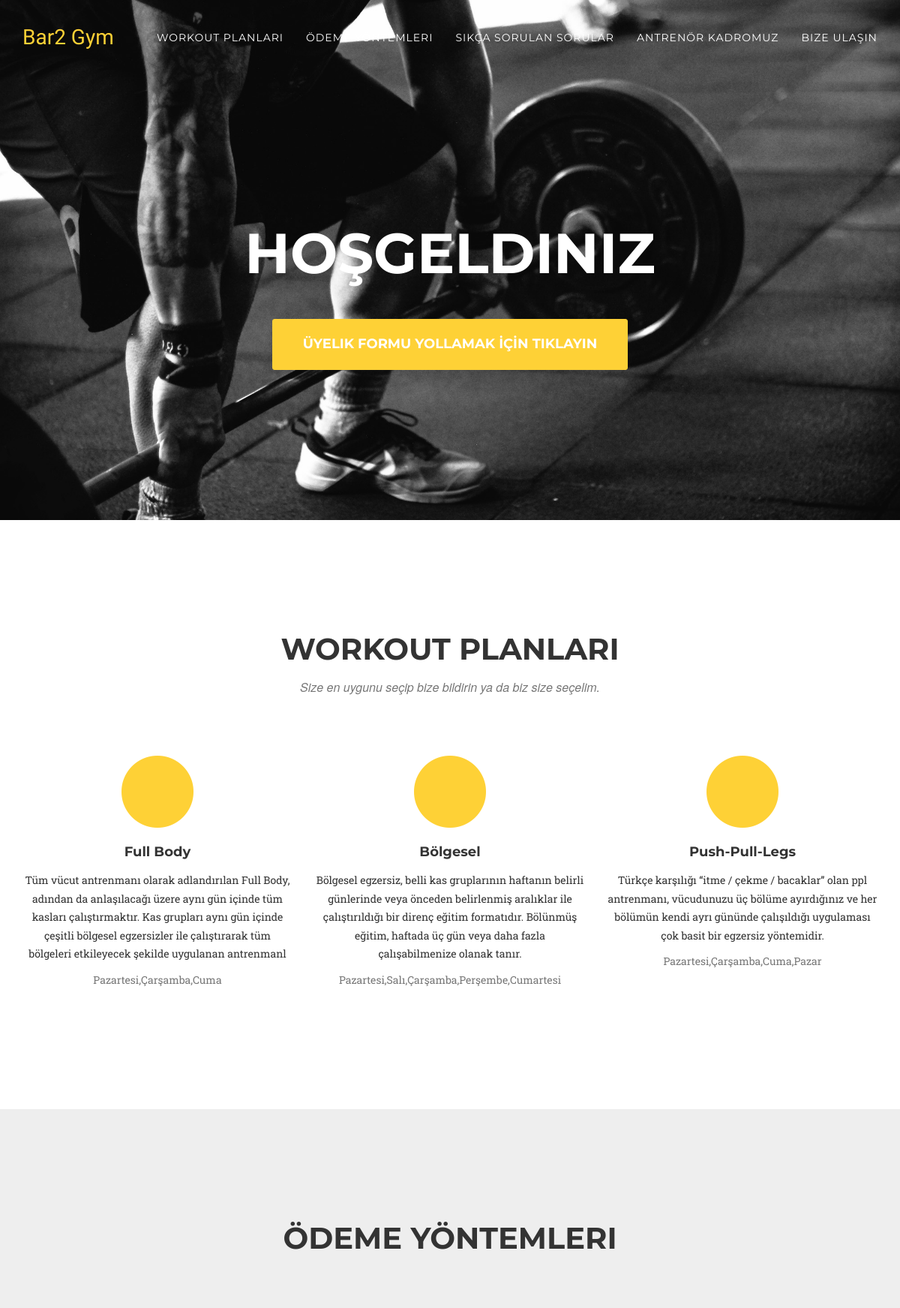
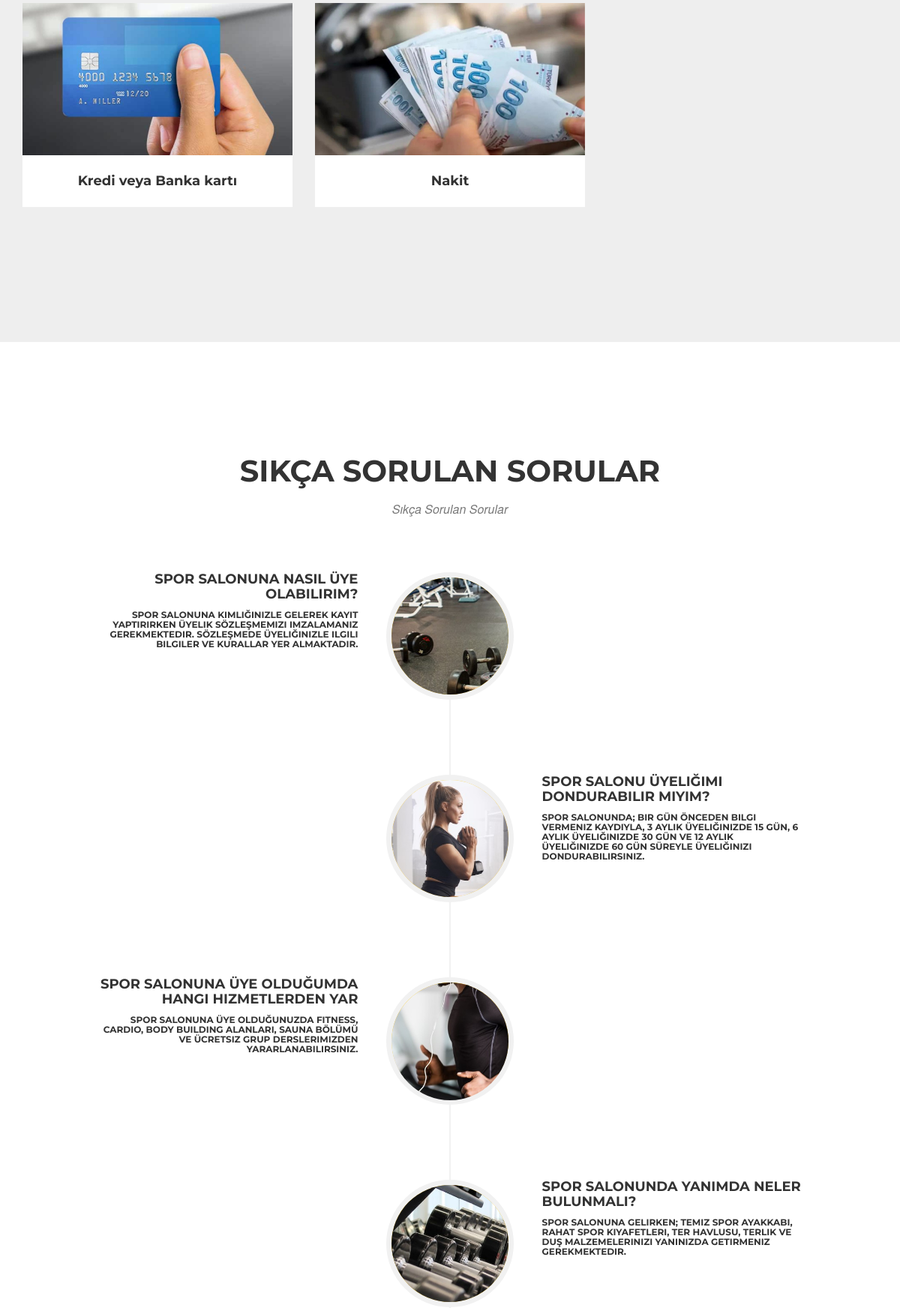
The page / (upper part) on the database its author committed (2 pictures, top to bottom).
### tables this page shows
CREATE TABLE `workout` (
  `workout_id` int(11) NOT NULL,
  `workout_name` varchar(30) NOT NULL,
  `workout_plan` varchar(255) DEFAULT NULL,
  `workout_days` varchar(50) DEFAULT NULL
);

CREATE TABLE `faq` (
  `faq_id` int(11) NOT NULL,
  `faq_title` varchar(50) NOT NULL,
  `faq_description` varchar(255) DEFAULT NULL
);

### index.php (the view, shortened to what this page needs)
<!DOCTYPE html>
<?php
include('baglan.php');
?>
<html lang="en">
<head>
    <link href="vendor/bootstrap/css/bootstrap.min.css" rel="stylesheet">
    <link href="vendor/font-awesome/css/font-awesome.min.css" rel="stylesheet" type="text/css">
    <link href="css/agency.min.css" rel="stylesheet">
</head>
<body id="page-top" class="index">
    <nav id="mainNav" class="navbar navbar-default navbar-custom navbar-fixed-top">
        <div class="container">
            <div class="navbar-header page-scroll">
                <a class="navbar-brand page-scroll" href="#page-top">Bar2 Gym</a>
            </div>
            <div class="collapse navbar-collapse" id="bs-example-navbar-collapse-1">
                <ul class="nav navbar-nav navbar-right">
                    <li>
                        <a class="page-scroll" href="#services">Workout Planları</a>
                    </li>
                    <li>
                        <a class="page-scroll" href="#portfolio">Ödeme Yöntemleri</a>
                    </li>
                    <li>
                        <a class="page-scroll" href="#about">Sıkça Sorulan Sorular</a>
                    </li>
                    <li>
                        <a class="page-scroll" href="#team">Antrenör Kadromuz</a>
                    </li>
                    <li>
                        <a class="page-scroll" href="#contact">Bize Ulaşın</a>
                    </li>
                </ul>
            </div>
        </div>
    </nav>
    <header>
        <div class="container">
            <div class="intro-text">
                <div class="intro-heading">Hoşgeldiniz</div>
                <a href="./uye.php" class="page-scroll btn btn-xl">Üyelik Formu Yollamak İçİn Tıklayın</a>
            </div>
        </div>
    </header>
    <section id="services">
        <div class="container">
            <div class="row">
                <div class="col-lg-12 text-center">
                    <h2 class="section-heading">Workout Planları</h2>
                    <h3 class="section-subheading text-muted">Size en uygunu seçip bize bildirin ya da biz size seçelim.</h3>
                </div>
            </div>
            <div class="row text-center">
                <div class="col-md-4">
                    <span class="fa-stack fa-4x">
                        <i class="fa fa-circle fa-stack-2x text-primary"></i>
                    </span>
                    <?php
                                    $sec = "SELECT * FROM workout where workout_id=1";
                                    $sonuc = $conn->query($sec);
                                    if($sonuc->num_rows>0)
                                    {
                                        while ($cek=$sonuc->fetch_assoc()) {
                                            echo "
                                            <h4 class='service-heading'>".$cek['workout_name']."</h4>
                                            <p>".$cek['workout_plan']."</p>
                                            <p class='text-muted'>".$cek['workout_days']."</p>
                                            ";
                                        }
                                    }
                                    else
                                    {
                                        echo "Veritabanında kayıtlı hiçbir veri bulunamamıştır.";
                                    }
                                ?>
                </div>
                <div class="col-md-4">
                    <span class="fa-stack fa-4x">
                        <i class="fa fa-circle fa-stack-2x text-primary"></i>
                    </span>
                    <?php
                                    $sec = "SELECT * FROM workout where workout_id=2";
                                    $sonuc = $conn->query($sec);
                                    if($sonuc->num_rows>0)
                                    {
                                        while ($cek=$sonuc->fetch_assoc()) {
                                            echo "
                                            <h4 class='service-heading'>".$cek['workout_name']."</h4>
                                            <p>".$cek['workout_plan']."</p>
                                            <p class='text-muted'>".$cek['workout_days']."</p>
                                            ";
                                        }
                                    }
                                    else
                                    {
                                        echo "Veritabanında kayıtlı hiçbir veri bulunamamıştır.";
                                    }
                                ?>
                </div>
                <div class="col-md-4">
                    <span class="fa-stack fa-4x">
                        <i class="fa fa-circle fa-stack-2x text-primary"></i>
                    </span>
                    <?php
                                    $sec = "SELECT * FROM workout where workout_id=3";
                                    $sonuc = $conn->query($sec);
                                    if($sonuc->num_rows>0)
                                    {
                                        while ($cek=$sonuc->fetch_assoc()) {
                                            echo "
                                            <h4 class='service-heading'>".$cek['workout_name']."</h4>
                                            <p>".$cek['workout_plan']."</p>
                                            <p class='text-muted'>".$cek['workout_days']."</p>
                                            ";
                                        }
                                    }
                                    else
                                    {
                                        echo "Veritabanında kayıtlı hiçbir veri bulunamamıştır.";
                                    }
                                ?>
                </div>
            </div>
        </div>
    </section>
    <section id="portfolio" class="bg-light-gray">
        <div class="container">
            <div class="row">
                <div class="col-lg-12 text-center">
                    <h2 class="section-heading">Ödeme Yöntemleri</h2>
                </div>
            </div>
            <div class="row">
                <div class="col-md-4 col-sm-6 portfolio-item">
                    <a href="#portfolioModal1" class="portfolio-link" data-toggle="modal">
                        <img src="img/portfolio/cc.jpg" class="img-responsive" alt="">
                    </a>
                    <div class="portfolio-caption">
                        <h4>Kredi veya Banka kartı</h4>
                    </div>
                </div>
                <div class="col-md-4 col-sm-6 portfolio-item">
                    <a href="#portfolioModal2" class="portfolio-link" data-toggle="modal">
                        <img src="img/portfolio/nakit.jpg" class="img-responsive" alt="">
                    </a>
                    <div class="portfolio-caption">
                        <h4>Nakit</h4>
                    </div>
                </div>
            </div>
        </div>
    </section>
    <section id="about">
        <div class="container">
            <div class="row">
                <div class="col-lg-12 text-center">
                    <h2 class="section-heading">Sıkça Sorulan Sorular</h2>
                    <h3 class="section-subheading text-muted">Sıkça Sorulan Sorular</h3>
                </div>
            </div>
            <div class="row">
                <div class="col-lg-12">
                    <ul class="timeline">
                        <li>
                            <div class="timeline-image">
                                <img class="img-circle img-responsive" src="img/about/gymphoto55.jpg" alt="">
                            </div>
                            <div class="timeline-panel">
                                <div class="timeline-heading">
                                <?php
                                    $sec = "SELECT * FROM faq where faq_id=0";
                                    $sonuc = $conn->query($sec);
                                    if($sonuc->num_rows>0)
                                    {
                                        while ($cek=$sonuc->fetch_assoc()) {
                                            echo "
                                            <h4>".$cek['faq_title']."</h4>
                                            <h6>".$cek['faq_description']."</h6>
                                            ";
                                        }
                                    }
                                    else
                                    {
                                        echo "Veritabanında kayıtlı hiçbir veri bulunamamıştır.";
                                    }
                                ?>
                                </div>
                            </div>
                        </li>
                        <li class="timeline-inverted">
                            <div class="timeline-image">
                                <img class="img-circle img-responsive" src="img/about/gymphoto44.jpg" alt="">
                            </div>
                            <div class="timeline-panel">
                                <div class="timeline-heading">
                                <?php
                                    $sec = "SELECT * FROM faq where faq_id=1";
                                    $sonuc = $conn->query($sec);
                                    if($sonuc->num_rows>0)
                                    {
                                        while ($cek=$sonuc->fetch_assoc()) {
                                            echo "
                                            <h4>".$cek['faq_title']."</h4>
                                            <h6>".$cek['faq_description']."</h6>
                                            ";
                                        }
                                    }
                                    else
                                    {
                                        echo "Veritabanında kayıtlı hiçbir veri bulunamamıştır.";
                                    }
                                ?>
                                </div>
                            </div>
                        </li>
                        <li>
                            <div class="timeline-image">
                                <img class="img-circle img-responsive" src="img/about/gymphoto33.jpg" alt="">
                            </div>
                            <div class="timeline-panel">
                                <div class="timeline-heading">
                                <?php
                                    $sec = "SELECT * FROM faq where faq_id=2";
                                    $sonuc = $conn->query($sec);
                                    if($sonuc->num_rows>0)
                                    {
                                        while ($cek=$sonuc->fetch_assoc()) {
                                            echo "
                                            <h4>".$cek['faq_title']."</h4>
                                            <h6>".$cek['faq_description']."</h6>
                                            ";
                                        }
                                    }
                                    else
                                    {
                                        echo "Veritabanında kayıtlı hiçbir veri bulunamamıştır.";
                                    }
                                ?>
                                </div>
                            </div>
                        </li>
                        <li class="timeline-inverted">
                            <div class="timeline-image">
                                <img class="img-circle img-responsive" src="img/about/gymphoto2.jpg" alt="">
                            </div>
                            <div class="timeline-panel">
                                <div class="timeline-heading">
                                <?php
                                    $sec = "SELECT * FROM faq where faq_id=3";
                                    $sonuc = $conn->query($sec);
                                    if($sonuc->num_rows>0)
                                    {
                                        while ($cek=$sonuc->fetch_assoc()) {
                                            echo "
                                            <h4>".$cek['faq_title']."</h4>
                                            <h6>".$cek['faq_description']."</h6>
                                            ";
                                        }
                                    }
                                    else
                                    {
                                        echo "Veritabanında kayıtlı hiçbir veri bulunamamıştır.";
                                    }
                                ?>
                                </div>
                            </div>
                        </li>
                    </ul>
                </div>
            </div>
        </div>
    </section>
</body>
</html>

### rows shown on the page
workout: workout_name "Full Body", workout_plan "Tüm vücut antrenmanı olarak adlandırılan Full Body, adından da anlaşılacağı üzere aynı gün içinde tüm kasları çalıştırmaktır. Kas grupları aynı gün içinde çeşitli bölgesel egzersizler ile çalıştırarak tüm bölgeleri etkileyecek şekilde uygulanan antrenmanl", workout_days "Pazartesi,Çarşamba,Cuma"
workout: workout_name "Bölgesel", workout_plan "Bölgesel egzersiz, belli kas gruplarının haftanın belirli günlerinde veya önceden belirlenmiş aralıklar ile çalıştırıldığı bir direnç eğitim formatıdır. Bölünmüş eğitim, haftada üç gün veya daha fazla çalışabilmenize olanak tanır.", workout_days "Pazartesi,Salı,Çarşamba,Perşembe,Cumartesi"
workout: workout_name "Push-Pull-Legs", workout_plan "Türkçe karşılığı “itme / çekme / bacaklar” olan ppl antrenmanı, vücudunuzu üç bölüme ayırdığınız ve her bölümün kendi ayrı gününde çalışıldığı uygulaması çok basit bir egzersiz yöntemidir.", workout_days "Pazartesi,Çarşamba,Cuma,Pazar"
faq: faq_title "SPOR SALONUNA NASIL ÜYE OLABILIRIM?", faq_description "SPOR SALONUNA KIMLIĞINIZLE GELEREK KAYIT YAPTIRIRKEN ÜYELIK SÖZLEŞMEMIZI IMZALAMANIZ GEREKMEKTEDIR. SÖZLEŞMEDE ÜYELIĞINIZLE ILGILI BILGILER VE KURALLAR YER ALMAKTADIR."
faq: faq_title "SPOR SALONU ÜYELIĞIMI DONDURABILIR MIYIM?", faq_description "SPOR SALONUNDA; BIR GÜN ÖNCEDEN BILGI VERMENIZ KAYDIYLA, 3 AYLIK ÜYELIĞINIZDE 15 GÜN, 6 AYLIK ÜYELIĞINIZDE 30 GÜN VE 12 AYLIK ÜYELIĞINIZDE 60 GÜN SÜREYLE ÜYELIĞINIZI DONDURABILIRSINIZ."
faq: faq_title "SPOR SALONUNA ÜYE OLDUĞUMDA HANGI HIZMETLERDEN YAR", faq_description "SPOR SALONUNA ÜYE OLDUĞUNUZDA FITNESS, CARDIO, BODY BUILDING ALANLARI, SAUNA BÖLÜMÜ VE ÜCRETSIZ GRUP DERSLERIMIZDEN YARARLANABILIRSINIZ."
faq: faq_title "SPOR SALONUNDA YANIMDA NELER BULUNMALI?", faq_description "SPOR SALONUNA GELIRKEN; TEMIZ SPOR AYAKKABI, RAHAT SPOR KIYAFETLERI, TER HAVLUSU, TERLIK VE DUŞ MALZEMELERINIZI YANINIZDA GETIRMENIZ GEREKMEKTEDIR."
